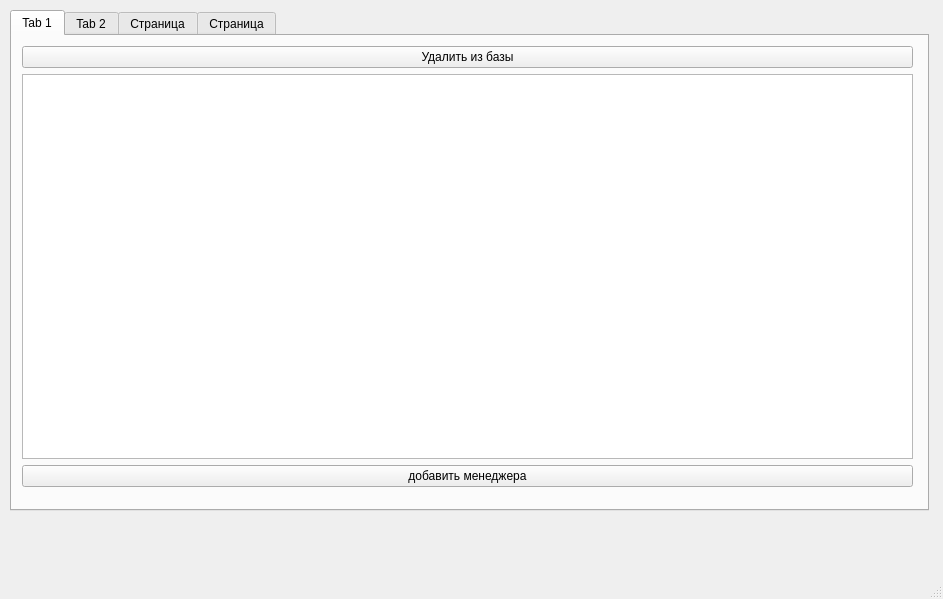
<?xml version="1.0" encoding="UTF-8"?>
<ui version="4.0">
 <class>MainWindow</class>
 <widget class="QMainWindow" name="MainWindow">
  <property name="geometry">
   <rect>
    <x>0</x>
    <y>0</y>
    <width>943</width>
    <height>599</height>
   </rect>
  </property>
  <property name="windowTitle">
   <string>MainWindow</string>
  </property>
  <property name="autoFillBackground">
   <bool>true</bool>
  </property>
  <widget class="QWidget" name="centralwidget">
   <property name="sizePolicy">
    <sizepolicy hsizetype="MinimumExpanding" vsizetype="Expanding">
     <horstretch>0</horstretch>
     <verstretch>0</verstretch>
    </sizepolicy>
   </property>
   <widget class="QTabWidget" name="tabTables">
    <property name="geometry">
     <rect>
      <x>10</x>
      <y>10</y>
      <width>919</width>
      <height>501</height>
     </rect>
    </property>
    <property name="currentIndex">
     <number>0</number>
    </property>
    <widget class="QWidget" name="tabManagers">
     <attribute name="title">
      <string>Tab 1</string>
     </attribute>
     <widget class="QWidget" name="verticalLayoutWidget_2">
      <property name="geometry">
       <rect>
        <x>10</x>
        <y>10</y>
        <width>891</width>
        <height>441</height>
       </rect>
      </property>
      <layout class="QVBoxLayout" name="verticalLayout_2">
       <property name="sizeConstraint">
        <enum>QLayout::SetMaximumSize</enum>
       </property>
       <item>
        <widget class="QPushButton" name="btnDeleteManager">
         <property name="text">
          <string>Удалить из базы</string>
         </property>
        </widget>
       </item>
       <item>
        <widget class="QTableView" name="tvManagers"/>
       </item>
       <item>
        <widget class="QPushButton" name="btnAddManager">
         <property name="text">
          <string>добавить менеджера</string>
         </property>
        </widget>
       </item>
      </layout>
     </widget>
    </widget>
    <widget class="QWidget" name="tabClients">
     <property name="sizePolicy">
      <sizepolicy hsizetype="Maximum" vsizetype="Maximum">
       <horstretch>0</horstretch>
       <verstretch>0</verstretch>
      </sizepolicy>
     </property>
     <attribute name="title">
      <string>Tab 2</string>
     </attribute>
     <widget class="QWidget" name="verticalLayoutWidget_3">
      <property name="geometry">
       <rect>
        <x>10</x>
        <y>10</y>
        <width>891</width>
        <height>371</height>
       </rect>
      </property>
      <layout class="QVBoxLayout" name="verticalLayout_3">
       <item>
        <widget class="QPushButton" name="btnDeleteFromClients">
         <property name="text">
          <string>Удалить из клиентов</string>
         </property>
        </widget>
       </item>
       <item>
        <widget class="QTableView" name="tvClients"/>
       </item>
       <item>
        <widget class="QPushButton" name="btnAddClient">
         <property name="text">
          <string>Добавить клиента</string>
         </property>
        </widget>
       </item>
      </layout>
     </widget>
    </widget>
    <widget class="QWidget" name="tabTasks">
     <attribute name="title">
      <string>Страница</string>
     </attribute>
     <widget class="QWidget" name="verticalLayoutWidget_4">
      <property name="geometry">
       <rect>
        <x>0</x>
        <y>0</y>
        <width>901</width>
        <height>381</height>
       </rect>
      </property>
      <layout class="QVBoxLayout" name="verticalLayout_4">
       <item>
        <widget class="QPushButton" name="btnRemoveFromTasks">
         <property name="text">
          <string>PushButton</string>
         </property>
        </widget>
       </item>
       <item>
        <widget class="QTableView" name="tvTasks"/>
       </item>
      </layout>
     </widget>
    </widget>
    <widget class="QWidget" name="tabConnectionProps">
     <attribute name="title">
      <string>Страница</string>
     </attribute>
     <widget class="QWidget" name="verticalLayoutWidget_5">
      <property name="geometry">
       <rect>
        <x>0</x>
        <y>0</y>
        <width>891</width>
        <height>411</height>
       </rect>
      </property>
      <layout class="QVBoxLayout" name="verticalLayout_5">
       <property name="sizeConstraint">
        <enum>QLayout::SetMaximumSize</enum>
       </property>
       <item>
        <widget class="QLabel" name="lbStatus">
         <property name="text">
          <string>not connected</string>
         </property>
        </widget>
       </item>
       <item>
        <widget class="QLabel" name="label">
         <property name="text">
          <string>Host</string>
         </property>
        </widget>
       </item>
       <item>
        <widget class="QLineEdit" name="leHost">
         <property name="text">
          <string>localhost</string>
         </property>
        </widget>
       </item>
       <item>
        <widget class="QLabel" name="label_2">
         <property name="text">
          <string>Database</string>
         </property>
        </widget>
       </item>
       <item>
        <widget class="QLineEdit" name="leDatabase">
         <property name="text">
          <string>laranotes</string>
         </property>
        </widget>
       </item>
       <item>
        <widget class="QLabel" name="label_3">
         <property name="text">
          <string>Port Num</string>
         </property>
        </widget>
       </item>
       <item>
        <widget class="QLineEdit" name="lePortNum">
         <property name="text">
          <string>3306</string>
         </property>
        </widget>
       </item>
       <item>
        <widget class="QLabel" name="label_4">
         <property name="text">
          <string>Username</string>
         </property>
        </widget>
       </item>
       <item>
        <widget class="QLineEdit" name="leUsername">
         <property name="text">
          <string>test</string>
         </property>
        </widget>
       </item>
       <item>
        <widget class="QLabel" name="label_5">
         <property name="text">
          <string>Password for base</string>
         </property>
        </widget>
       </item>
       <item>
        <widget class="QLineEdit" name="lePassword">
         <property name="text">
          <string>test_pass</string>
         </property>
        </widget>
       </item>
       <item>
        <widget class="QPushButton" name="btnDisconnect">
         <property name="text">
          <string>Отключить</string>
         </property>
        </widget>
       </item>
       <item>
        <widget class="QPushButton" name="btnConnect">
         <property name="text">
          <string>Подключиться к базе</string>
         </property>
        </widget>
       </item>
      </layout>
     </widget>
    </widget>
   </widget>
  </widget>
  <widget class="QMenuBar" name="menubar">
   <property name="geometry">
    <rect>
     <x>0</x>
     <y>0</y>
     <width>943</width>
     <height>25</height>
    </rect>
   </property>
  </widget>
  <widget class="QStatusBar" name="statusbar"/>
 </widget>
 <resources/>
 <connections/>
</ui>
